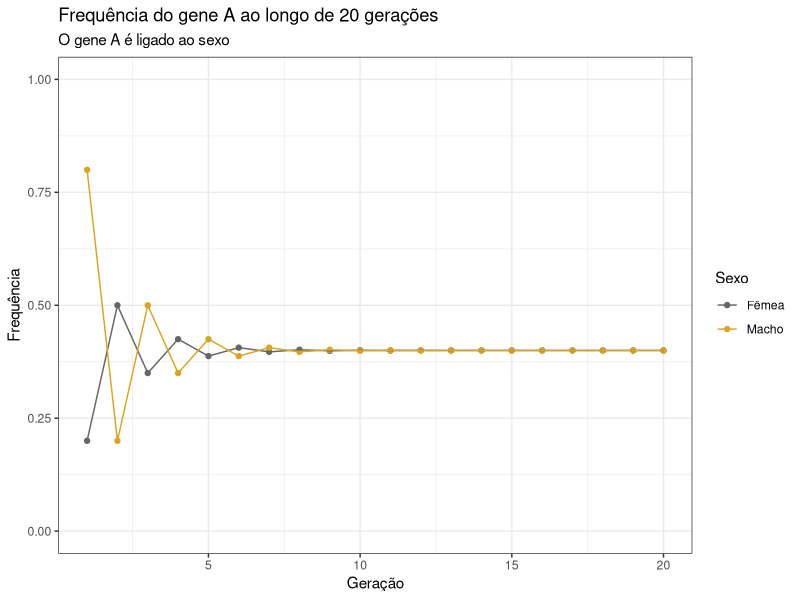

This figure's R source:
## ---- chunk 1
options(scipen = 99999)
calc_freq_xlinked <- function(pm0 = NULL, pf0 = NULL, 
                              generations = 10) {
    df <- data.frame(
        Generation = seq_len(generations),
        pf = c(pf0, rep(NA, generations - 1)),
        pm = c(pm0, rep(NA, generations - 1))
    )
    for(t in 2:generations) {
        df[t, "pf"] <- (df[t-1, "pm"] + df[t-1, "pf"]) / 2
        df[t, "pm"] <- df[t-1, "pf"]
    }
    df$difference <- df$pf - df$pm
    return(df)
}
## ---- chunk 2
suppressPackageStartupMessages(library(tidyverse))

# Simulando 20 gerações
freq20 <- calc_freq_xlinked(pm0 = 0.8, pf0 = 0.2, generations = 20)

# Visualizando simulação
freq20[, 1:3] %>%
    tidyr::pivot_longer(
        !Generation, names_to = "sex", values_to = "freq"
) %>%
    mutate(sex = str_replace_all(sex, c("pf" = "Fêmea",
                                        "pm" = "Macho"))) %>%
    ggplot(., aes(x = Generation, y = freq)) +
    geom_point(aes(color = sex)) +
    geom_line(aes(group=sex, color=sex)) +
    scale_color_manual(values = c("grey40", "goldenrod")) +
    theme_bw() +
    ylim(0,1) + 
    labs(
        color = "Sexo",
        title = "Frequência do gene A ao longo de 20 gerações",
        subtitle = "O gene A é ligado ao sexo",
        x = "Geração", y = "Frequência"
    )
## ---- chunk 3
freq20
## ---- chunk 4
calc_D_freq <- function(D0 = 0.25, feq = c(0.25, 0.25, 0.25, 0.25),
                        c = 0.5, t = c(1:5)) {
    dt <- D0 * (1-c)^t
    rt <- feq[1] - dt
    st <- feq[2] + dt
    tt <- feq[3] + dt
    ut <- feq[4] - dt
    
    df_result <- data.frame(r=NA, s=NA, t=NA, u=NA, Generation=NA)
    for(i in seq_along(t)) {
        df_result[i, "r"] <- rt[i]
        df_result[i, "s"] <- st[i]
        df_result[i, "t"] <- tt[i]
        df_result[i, "u"] <- ut[i]
    }
    df_result$Generation <- t
    return(df_result)
}
calc_D_freq(c = 0.4, t=1:10)
## ---- chunk 5
# Frequência de AAA
AAA <- choose(6, 3) / choose(12, 3)
AAA

# Frequência de AAa
AAa <- ( choose(6, 2) * choose(6, 1) ) / choose(12, 3)
AAa

# Frequência de Aaa
Aaa <- ( choose(6, 1) * choose(6,2) ) / choose(12, 3)
Aaa

# Frequência de aaa
aaa <- choose(6, 3) / choose(12, 3)
aaa

# Conferindo se as frequências somam a 1
AAA + AAa + Aaa + aaa
